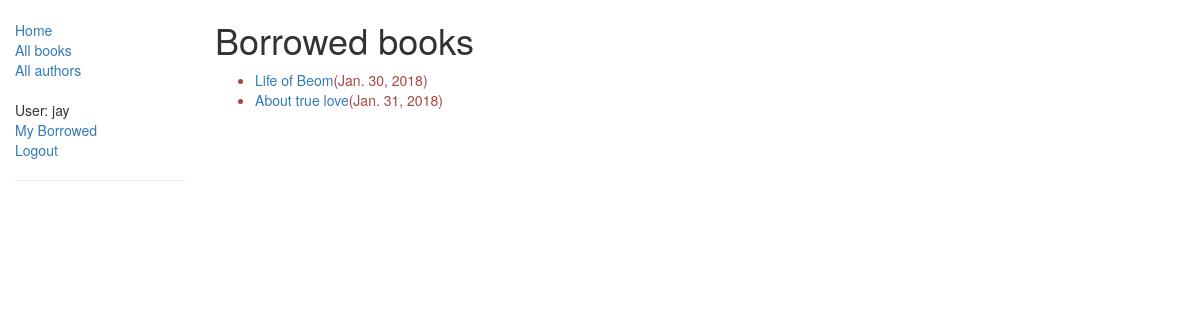
The app's page /catalog/mybooks/ (signed in), older data.
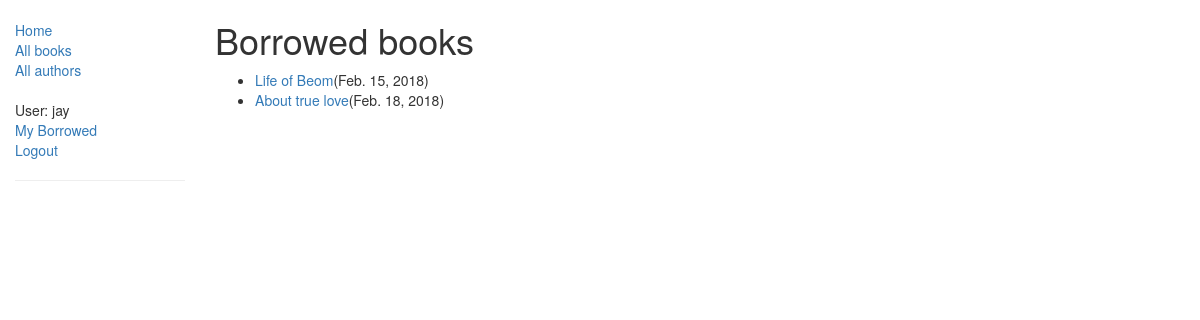
The same page, newer data.
### catalog/models.py (models this page shows, shortened)
class BookInstance(models.Model):
    id = models.UUIDField(primary_key=True, default=uuid.uuid4, help_text="Unique ID for this particular book across whole library.")
    book = models.ForeignKey('Book', on_delete=models.SET_NULL, null=True)
    imprint = models.CharField(max_length=200)
    due_back = models.DateField(null=True, blank=True)
    borrower = models.ForeignKey(User, on_delete=models.SET_NULL, null=True, blank=True)
    LOAN_STATUS = (
        ('m', 'Maintenance'),
        ('o', 'On loan'),
        ('a', 'Available'),
        ('r', 'Reserved'),
    )
    status = models.CharField(max_length=1, choices=LOAN_STATUS, blank=True, default='m', help_text='Book availability')
    class Meta:
        ordering = ["due_back"]
        permissions = (("can_mark_returned", "Set book as returned"),)
    @property
    def is_overdue(self):
        if self.due_back and date.today() > self.due_back:
            return True
        return False

class Book(models.Model):
    title = models.CharField(max_length=200)
    author = models.ForeignKey('Author', on_delete=models.SET_NULL, null=True)
    summary = models.TextField(max_length=1000, help_text='Enter a brief description of the book.')
    isbn = models.CharField('ISBN', max_length=13, help_text='13 Character <a href="https://www.isbn-international.org/content/what-isbn">ISBN number</a>')
    genre = models.ManyToManyField(Genre, help_text="Select a genre for this book.")
    language = LanguageField(default='English')
    def display_genre(self):
        return ', '.join([genre.name for genre in self.genre.all()[:3]])
    display_genre.short_description = 'Genre'

### catalog/views.py (the view)
# urls.py: path('mybooks/', views.LoanedBooksByUserListView.as_view(), name='my-borrowed'),
class LoanedBooksByUserListView(LoginRequiredMixin, generic.ListView):
    model = BookInstance
    template_name = 'catalog/bookinstance_list_borrowed_user.html'
    paginate_by = 10
    def get_queryset(self):
        return BookInstance.objects.filter(borrower=self.request.user).filter(status__exact='o').order_by('due_back')

### catalog/templates/catalog/bookinstance_list_borrowed_user.html
{% extends "base_generic.html" %}
{% block content %}
    <h1>Borrowed books</h1>
    {% if bookinstance_list %}
    <ul>
        {% for bookinst in bookinstance_list %}
        <li class="{% if bookinst.is_overdue %}text-danger{% endif %}">
            <a href="{% url 'book-detail' bookinst.book.pk %}">{{bookinst.book.title}}</a>({{bookinst.due_back}})
        </li>
        {% endfor %}
    </ul>
    {% else %}
        <p>There are no books borrowed.</p>
    {% endif %}
{% endblock %}

Row changes from the older to the newer data that the page shows:
changed BookInstance "Life of Beom": due_back "Jan. 30, 2018" → "Feb. 15, 2018"
changed BookInstance "About true love": due_back "Jan. 31, 2018" → "Feb. 18, 2018"
